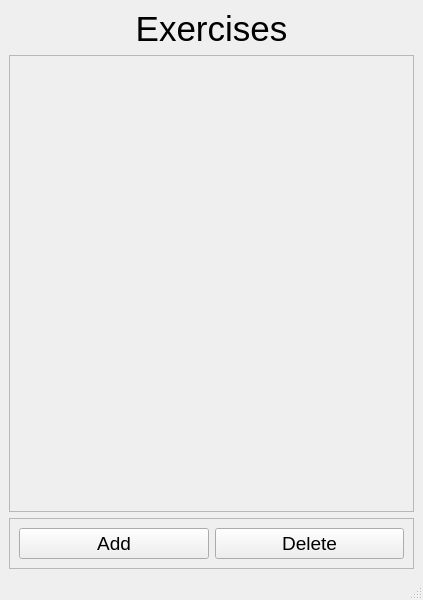
<?xml version="1.0" encoding="UTF-8"?>
<ui version="4.0">
 <class>MainWindow</class>
 <widget class="QMainWindow" name="MainWindow">
  <property name="geometry">
   <rect>
    <x>0</x>
    <y>0</y>
    <width>423</width>
    <height>600</height>
   </rect>
  </property>
  <property name="windowTitle">
   <string>MainWindow</string>
  </property>
  <widget class="QWidget" name="centralwidget">
   <layout class="QVBoxLayout" name="verticalLayout">
    <item>
     <widget class="QLabel" name="label">
      <property name="sizePolicy">
       <sizepolicy hsizetype="Preferred" vsizetype="Minimum">
        <horstretch>0</horstretch>
        <verstretch>0</verstretch>
       </sizepolicy>
      </property>
      <property name="font">
       <font>
        <family>Arial</family>
        <pointsize>26</pointsize>
       </font>
      </property>
      <property name="text">
       <string>Exercises</string>
      </property>
      <property name="alignment">
       <set>Qt::AlignCenter</set>
      </property>
     </widget>
    </item>
    <item>
     <widget class="QFrame" name="frameExercises">
      <property name="sizePolicy">
       <sizepolicy hsizetype="Preferred" vsizetype="MinimumExpanding">
        <horstretch>0</horstretch>
        <verstretch>0</verstretch>
       </sizepolicy>
      </property>
      <property name="frameShape">
       <enum>QFrame::StyledPanel</enum>
      </property>
      <property name="frameShadow">
       <enum>QFrame::Raised</enum>
      </property>
     </widget>
    </item>
    <item>
     <widget class="QFrame" name="frame_2">
      <property name="sizePolicy">
       <sizepolicy hsizetype="Preferred" vsizetype="Minimum">
        <horstretch>0</horstretch>
        <verstretch>0</verstretch>
       </sizepolicy>
      </property>
      <property name="frameShape">
       <enum>QFrame::StyledPanel</enum>
      </property>
      <property name="frameShadow">
       <enum>QFrame::Raised</enum>
      </property>
      <layout class="QHBoxLayout" name="horizontalLayout">
       <item>
        <widget class="QPushButton" name="btnAdd">
         <property name="font">
          <font>
           <family>Arial</family>
           <pointsize>14</pointsize>
          </font>
         </property>
         <property name="text">
          <string>Add</string>
         </property>
        </widget>
       </item>
       <item>
        <widget class="QPushButton" name="btnDelete">
         <property name="font">
          <font>
           <family>Arial</family>
           <pointsize>14</pointsize>
          </font>
         </property>
         <property name="text">
          <string>Delete</string>
         </property>
        </widget>
       </item>
      </layout>
     </widget>
    </item>
   </layout>
  </widget>
  <widget class="QMenuBar" name="menubar">
   <property name="geometry">
    <rect>
     <x>0</x>
     <y>0</y>
     <width>423</width>
     <height>21</height>
    </rect>
   </property>
  </widget>
  <widget class="QStatusBar" name="statusbar"/>
 </widget>
 <resources/>
 <connections/>
</ui>
